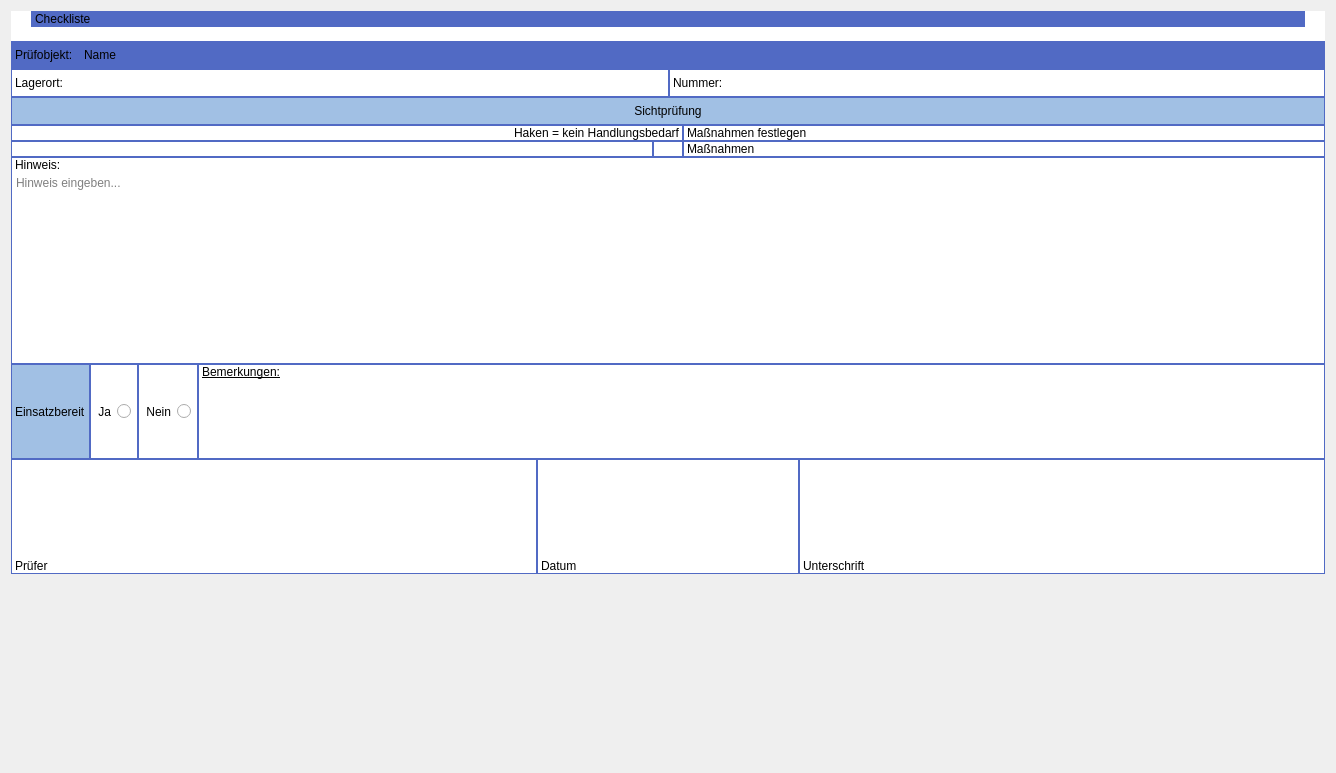
          <widget class="QWidget" name="scrollAreaWidgetContents_2">
           <property name="geometry">
            <rect>
             <x>0</x>
             <y>0</y>
             <width>1336</width>
             <height>773</height>
            </rect>
           </property>
           <layout class="QVBoxLayout" name="verticalLayout_17">
            <property name="spacing">
             <number>0</number>
            </property>
            <item>
             <layout class="QHBoxLayout" name="zusammenfassungCheckliste_2">
              <property name="spacing">
               <number>0</number>
              </property>
              <item>
               <widget class="QLabel" name="zusammenfassungChecklisteLinksSpace_2">
                <property name="sizePolicy">
                 <sizepolicy hsizetype="Fixed" vsizetype="Preferred">
                  <horstretch>0</horstretch>
                  <verstretch>0</verstretch>
                 </sizepolicy>
                </property>
                <property name="minimumSize">
                 <size>
                  <width>20</width>
                  <height>0</height>
                 </size>
                </property>
                <property name="styleSheet">
                 <string notr="true">background-color: rgb(255, 255, 255);</string>
                </property>
                <property name="text">
                 <string/>
                </property>
               </widget>
              </item>
              <item>
               <widget class="QLabel" name="zusammenfassungChecklisteLabel_2">
                <property name="sizePolicy">
                 <sizepolicy hsizetype="Expanding" vsizetype="Preferred">
                  <horstretch>0</horstretch>
                  <verstretch>0</verstretch>
                 </sizepolicy>
                </property>
                <property name="styleSheet">
                 <string notr="true">font: 600 20pt &quot;Segoe UI&quot;;
background-color: rgb(81, 106, 196);
border: 1px solid rgb(81, 106, 196);</string>
                </property>
                <property name="text">
                 <string>Checkliste</string>
                </property>
               </widget>
              </item>
              <item>
               <widget class="QLabel" name="zusammenfassungChecklisteRechtsSpace_2">
                <property name="sizePolicy">
                 <sizepolicy hsizetype="Fixed" vsizetype="Preferred">
                  <horstretch>0</horstretch>
                  <verstretch>0</verstretch>
                 </sizepolicy>
                </property>
                <property name="minimumSize">
                 <size>
                  <width>20</width>
                  <height>0</height>
                 </size>
                </property>
                <property name="styleSheet">
                 <string notr="true">background-color: rgb(255, 255, 255);</string>
                </property>
                <property name="text">
                 <string/>
                </property>
               </widget>
              </item>
             </layout>
            </item>
            <item>
             <widget class="QLabel" name="zusammenfassungChecklisteUntenSpace_2">
              <property name="styleSheet">
               <string notr="true">background-color: rgb(255, 255, 255);</string>
              </property>
              <property name="text">
               <string/>
              </property>
             </widget>
            </item>
            <item>
             <layout class="QHBoxLayout" name="zusammenfassungPruefobjekt_2">
              <property name="spacing">
               <number>0</number>
              </property>
              <item>
               <widget class="QLabel" name="zusammenfassungPruefobjektLabel_2">
                <property name="sizePolicy">
                 <sizepolicy hsizetype="Fixed" vsizetype="Preferred">
                  <horstretch>0</horstretch>
                  <verstretch>0</verstretch>
                 </sizepolicy>
                </property>
                <property name="styleSheet">
                 <string notr="true">background-color: rgb(81, 106, 196);
font: 700 14pt &quot;Segoe UI&quot;;
border: 1px solid rgb(81, 106, 196);
padding-top: 6px;
padding-bottom: 6px;</string>
                </property>
                <property name="text">
                 <string>Prüfobjekt: </string>
                </property>
               </widget>
              </item>
              <item>
               <widget class="QLabel" name="zusammenfassungPruefobjektName_2">
                <property name="styleSheet">
                 <string notr="true">background-color: rgb(81, 106, 196);
font: 700 14pt &quot;Segoe UI&quot;;
border: 1px solid rgb(81, 106, 196);
padding-top: 6px;
padding-bottom: 6px;</string>
                </property>
                <property name="text">
                 <string>Name</string>
                </property>
                <property name="wordWrap">
                 <bool>true</bool>
                </property>
               </widget>
              </item>
             </layout>
            </item>
            <item>
             <layout class="QHBoxLayout" name="zusammenfassungPruefobjektStammdaten_2">
              <property name="spacing">
               <number>0</number>
              </property>
              <item>
               <widget class="QLabel" name="zusammenfassungPruefobjektStammdatenLagerortLabel_2">
                <property name="styleSheet">
                 <string notr="true">border: 1px solid rgb(81, 106, 196);
border-right:none;
font: 700 14pt &quot;Segoe UI&quot;;
background-color: rgb(255, 255, 255);
color: rgb(0, 0, 0);
padding-top: 6px;
padding-bottom: 6px;</string>
                </property>
                <property name="text">
                 <string>Lagerort: </string>
                </property>
               </widget>
              </item>
              <item>
               <widget class="QLabel" name="zusammenfassungPruefobjektStammdatenLagerortLeer">
                <property name="sizePolicy">
                 <sizepolicy hsizetype="Expanding" vsizetype="Preferred">
                  <horstretch>0</horstretch>
                  <verstretch>0</verstretch>
                 </sizepolicy>
                </property>
                <property name="styleSheet">
                 <string notr="true">border: 1px solid rgb(81, 106, 196);
border-left:none;
background-color: rgb(255, 255, 255);
color: rgb(0, 0, 0);
padding-top: 6px;
padding-bottom: 6px;</string>
                </property>
                <property name="text">
                 <string/>
                </property>
               </widget>
              </item>
              <item>
               <widget class="QLabel" name="zusammenfassungPruefobjektStammdatenNummerLabel_2">
                <property name="styleSheet">
                 <string notr="true">border: 1px solid rgb(81, 106, 196);
border-right:none;
font: 700 14pt &quot;Segoe UI&quot;;
background-color: rgb(255, 255, 255);
color: rgb(0, 0, 0);
padding-top: 6px;
padding-bottom: 6px;</string>
                </property>
                <property name="text">
                 <string>Nummer:</string>
                </property>
               </widget>
              </item>
              <item>
               <widget class="QLabel" name="zusammenfassungPruefobjektStammdatenNummerLeer">
                <property name="sizePolicy">
                 <sizepolicy hsizetype="Expanding" vsizetype="Preferred">
                  <horstretch>0</horstretch>
                  <verstretch>0</verstretch>
                 </sizepolicy>
                </property>
                <property name="styleSheet">
                 <string notr="true">border: 1px solid rgb(81, 106, 196);
border-left:none;
background-color: rgb(255, 255, 255);
color: rgb(0, 0, 0);
padding-top: 6px;
padding-bottom: 6px;</string>
                </property>
                <property name="text">
                 <string/>
                </property>
               </widget>
              </item>
             </layout>
            </item>
            <item>
             <widget class="QLabel" name="zusammenfassungSichtpruefung_2">
              <property name="styleSheet">
               <string notr="true">font: 700 16pt &quot;Segoe UI&quot;;
color: rgb(0, 0, 0);
background-color: rgb(161, 192, 228);
border: 1px solid rgb(81, 106, 196);
padding-top: 6px;
padding-bottom: 6px;</string>
              </property>
              <property name="text">
               <string>Sichtprüfung</string>
              </property>
              <property name="alignment">
               <set>Qt::AlignmentFlag::AlignCenter</set>
              </property>
             </widget>
            </item>
            <item>
             <layout class="QHBoxLayout" name="zusammenfassungEigenschaftErklaerung_2">
              <property name="spacing">
               <number>0</number>
              </property>
              <item>
               <widget class="QLabel" name="zusammenfassungEigenschaftErklaerungLinksSpace_2">
                <property name="sizePolicy">
                 <sizepolicy hsizetype="Fixed" vsizetype="Preferred">
                  <horstretch>0</horstretch>
                  <verstretch>0</verstretch>
                 </sizepolicy>
                </property>
                <property name="minimumSize">
                 <size>
                  <width>30</width>
                  <height>0</height>
                 </size>
                </property>
                <property name="styleSheet">
                 <string notr="true">border: 1px solid rgb(81, 106, 196);
border-right:none;
background-color: rgb(255, 255, 255);</string>
                </property>
                <property name="text">
                 <string/>
                </property>
               </widget>
              </item>
              <item>
               <widget class="QLabel" name="zusammenfassungEigenschaftErklaerungHaken_2">
                <property name="layoutDirection">
                 <enum>Qt::LayoutDirection::LeftToRight</enum>
                </property>
                <property name="styleSheet">
                 <string notr="true">border: 1px solid rgb(81, 106, 196);
font: 700 12pt &quot;Segoe UI&quot;;
border-left: none;
background-color: rgb(255, 255, 255);
color: rgb(0, 0, 0);</string>
                </property>
                <property name="text">
                 <string>Haken = kein Handlungsbedarf</string>
                </property>
                <property name="alignment">
                 <set>Qt::AlignmentFlag::AlignRight|Qt::AlignmentFlag::AlignTrailing|Qt::AlignmentFlag::AlignVCenter</set>
                </property>
               </widget>
              </item>
              <item>
               <widget class="QLabel" name="zusammenfassungEigenschaftErklaerungMassnahmen_2">
                <property name="styleSheet">
                 <string notr="true">border: 1px solid rgb(81, 106, 196);
font: 700 12pt &quot;Segoe UI&quot;;
background-color: rgb(255, 255, 255);
color: rgb(0, 0, 0);</string>
                </property>
                <property name="text">
                 <string>Maßnahmen festlegen</string>
                </property>
               </widget>
              </item>
             </layout>
            </item>
            <item>
             <layout class="QHBoxLayout" name="zusammenfassungEigenschaftBeispiel_2">
              <property name="spacing">
               <number>0</number>
              </property>
              <item>
               <widget class="QLabel" name="zusammenfassungEigenschaftBeispielLinksSpace_2">
                <property name="styleSheet">
                 <string notr="true">border: 1px solid rgb(81, 106, 196);
background-color: rgb(255, 255, 255);
color: rgb(0, 0, 0);</string>
                </property>
                <property name="text">
                 <string/>
                </property>
               </widget>
              </item>
              <item>
               <widget class="QLabel" name="zusammenfassungEigenschaftBeispielHaken_2">
                <property name="sizePolicy">
                 <sizepolicy hsizetype="Fixed" vsizetype="Preferred">
                  <horstretch>0</horstretch>
                  <verstretch>0</verstretch>
                 </sizepolicy>
                </property>
                <property name="minimumSize">
                 <size>
                  <width>30</width>
                  <height>0</height>
                 </size>
                </property>
                <property name="styleSheet">
                 <string notr="true">border: 1px solid rgb(81, 106, 196);
background-color: rgb(255, 255, 255);
color: rgb(0, 0, 0);
padding-left: 7px;</string>
                </property>
                <property name="text">
                 <string/>
                </property>
                <property name="pixmap">
                 <pixmap resource="../resources/uiResources.qrc">:/icons/assets/icons/Checkmark.png</pixmap>
                </property>
               </widget>
              </item>
              <item>
               <widget class="QLabel" name="zusammenfassungEigenschaftBeispielMassnahmen_2">
                <property name="styleSheet">
                 <string notr="true">border: 1px solid rgb(81, 106, 196);
font: 700 14pt &quot;Segoe UI&quot;;
background-color: rgb(255, 255, 255);
color: rgb(0, 0, 0);</string>
                </property>
                <property name="text">
                 <string>Maßnahmen</string>
                </property>
               </widget>
              </item>
             </layout>
            </item>
            <item>
             <widget class="QLabel" name="zusammenfassungHinweisLabel_2">
              <property name="styleSheet">
               <string notr="true">border: 1px solid rgb(81, 106, 196);
font: 700 14pt &quot;Segoe UI&quot;;
border-bottom:none;
color: rgb(0, 0, 0);
background-color: rgb(255, 255, 255);</string>
              </property>
              <property name="text">
               <string>Hinweis:</string>
              </property>
             </widget>
            </item>
            <item>
             <widget class="QPlainTextEdit" name="zusammenfassungHinweisEingeben">
              <property name="sizePolicy">
               <sizepolicy hsizetype="Ignored" vsizetype="Fixed">
                <horstretch>0</horstretch>
                <verstretch>0</verstretch>
               </sizepolicy>
              </property>
              <property name="minimumSize">
               <size>
                <width>0</width>
                <height>0</height>
               </size>
              </property>
              <property name="baseSize">
               <size>
                <width>0</width>
                <height>0</height>
               </size>
              </property>
              <property name="styleSheet">
               <string notr="true">border: 1px solid rgb(81, 106, 196);
border-top:none;
height: 80;
color: rgb(0, 0, 0);
background-color: rgb(255, 255, 255);</string>
              </property>
              <property name="placeholderText">
               <string>Hinweis eingeben...</string>
              </property>
             </widget>
            </item>
            <item>
             <layout class="QHBoxLayout" name="zusammenfassungEinsatzbereit_2">
              <property name="spacing">
               <number>0</number>
              </property>
              <item>
               <widget class="QLabel" name="zusammenfassungEinsatzbereitLabel_2">
                <property name="sizePolicy">
                 <sizepolicy hsizetype="Preferred" vsizetype="Minimum">
                  <horstretch>0</horstretch>
                  <verstretch>0</verstretch>
                 </sizepolicy>
                </property>
                <property name="styleSheet">
                 <string notr="true">font: 700 16pt &quot;Segoe UI&quot;;
color: rgb(0, 0, 0);
background-color: rgb(161, 192, 228);
border: 1px solid rgb(81, 106, 196);</string>
                </property>
                <property name="text">
                 <string>Einsatzbereit</string>
                </property>
               </widget>
              </item>
              <item>
               <widget class="QRadioButton" name="zusammenfassungEinsatzbereitJa_2">
                <property name="sizePolicy">
                 <sizepolicy hsizetype="Minimum" vsizetype="Minimum">
                  <horstretch>0</horstretch>
                  <verstretch>0</verstretch>
                 </sizepolicy>
                </property>
                <property name="cursor">
                 <cursorShape>PointingHandCursor</cursorShape>
                </property>
                <property name="layoutDirection">
                 <enum>Qt::LayoutDirection::RightToLeft</enum>
                </property>
                <property name="styleSheet">
                 <string notr="true">QRadioButton {
	font: 700 16pt &quot;Segoe UI&quot;;
    border: 1px solid rgb(81, 106, 196);
	background-color: rgb(255, 255, 255);
	color: rgb(0, 0, 0);
	padding-left: 6px;
	padding-right: 6px;
}

QRadioButton::indicator {
    width: 16px;
    height: 16px;
	image: url(:/icons/assets/icons/Radio Off.png);
}

QRadioButton::indicator:checked {
    image: url(:/icons/assets/icons/Radio On.png);
}

QRadioButton::indicator:unchecked:hover {
	image: url(:/icons/assets/icons/Radio Off Hover.png);
}</string>
                </property>
                <property name="text">
                 <string>Ja</string>
                </property>
                <property name="checkable">
                 <bool>false</bool>
                </property>
               </widget>
              </item>
              <item>
               <widget class="QRadioButton" name="zusammenfassungEinsatzbereitNein_2">
                <property name="sizePolicy">
                 <sizepolicy hsizetype="Minimum" vsizetype="Minimum">
                  <horstretch>0</horstretch>
                  <verstretch>0</verstretch>
                 </sizepolicy>
                </property>
                <property name="cursor">
                 <cursorShape>PointingHandCursor</cursorShape>
                </property>
                <property name="layoutDirection">
                 <enum>Qt::LayoutDirection::RightToLeft</enum>
                </property>
                <property name="styleSheet">
                 <string notr="true">QRadioButton {
	font: 700 16pt &quot;Segoe UI&quot;;
    border: 1px solid rgb(81, 106, 196);
	background-color: rgb(255, 255, 255);
	color: rgb(0, 0, 0);
	padding-left: 6px;
	padding-right: 6px;
}

QRadioButton::indicator {
    width: 16px;
    height: 16px;
	image: url(:/icons/assets/icons/Radio Off.png);
}

QRadioButton::indicator:checked {
    image: url(:/icons/assets/icons/Radio On.png);
}

QRadioButton::indicator:unchecked:hover {
	image: url(:/icons/assets/icons/Radio Off Hover.png);
}</string>
                </property>
                <property name="text">
                 <string>Nein</string>
                </property>
                <property name="checkable">
                 <bool>false</bool>
                </property>
               </widget>
              </item>
              <item>
               <layout class="QVBoxLayout" name="zusammenfassungEinsatzbereitBemerkungen_2">
                <property name="spacing">
                 <number>0</number>
                </property>
                <item>
                 <widget class="QLabel" name="zusammenfassungEinsatzbereitBemerkungenLabel_2">
                  <property name="sizePolicy">
                   <sizepolicy hsizetype="Expanding" vsizetype="Fixed">
                    <horstretch>0</horstretch>
                    <verstretch>0</verstretch>
                   </sizepolicy>
                  </property>
                  <property name="styleSheet">
                   <string notr="true">font: 700 16pt &quot;Segoe UI&quot;;
text-decoration: underline;
color: rgb(0, 0, 0);
background-color: rgb(255, 255, 255);
text-decoration: underline;
border: 1px solid rgb(81, 106, 196);
border-bottom: none;</string>
                  </property>
                  <property name="text">
                   <string>Bemerkungen:</string>
                  </property>
                 </widget>
                </item>
                <item>
                 <widget class="QLabel" name="zusammenfassungEinsatzbereitBemerkungenLeer">
                  <property name="minimumSize">
                   <size>
                    <width>0</width>
                    <height>80</height>
                   </size>
                  </property>
                  <property name="styleSheet">
                   <string notr="true">border: 1px solid rgb(81, 106, 196);
color: rgb(0, 0, 0);
background-color: rgb(255, 255, 255);
border-top: none;</string>
                  </property>
                  <property name="text">
                   <string/>
                  </property>
                 </widget>
                </item>
               </layout>
              </item>
             </layout>
            </item>
            <item>
             <layout class="QHBoxLayout" name="zusammenfassungSignatur_2" stretch="2,1,2">
              <property name="spacing">
               <number>0</number>
              </property>
              <item>
               <layout class="QVBoxLayout" name="zusammenfassungSignaturPruefer_2">
                <property name="spacing">
                 <number>0</number>
                </property>
                <item>
                 <widget class="QLabel" name="zusammenfassungSignaturPrueferLeer">
                  <property name="sizePolicy">
                   <sizepolicy hsizetype="Expanding" vsizetype="Fixed">
                    <horstretch>0</horstretch>
                    <verstretch>0</verstretch>
                   </sizepolicy>
                  </property>
                  <property name="minimumSize">
                   <size>
                    <width>0</width>
                    <height>100</height>
                   </size>
                  </property>
                  <property name="styleSheet">
                   <string notr="true">border: 1px solid rgb(81, 106, 196);
color: rgb(0, 0, 0);
background-color: rgb(255, 255, 255);
border-bottom: none;</string>
                  </property>
                  <property name="text">
                   <string/>
                  </property>
                 </widget>
                </item>
                <item>
                 <widget class="QLabel" name="zusammenfassungSignaturPrueferLabel_2">
                  <property name="sizePolicy">
                   <sizepolicy hsizetype="Preferred" vsizetype="Fixed">
                    <horstretch>0</horstretch>
                    <verstretch>0</verstretch>
                   </sizepolicy>
                  </property>
                  <property name="styleSheet">
                   <string notr="true">border: 1px solid rgb(81, 106, 196);
color: rgb(0, 0, 0);
background-color: rgb(255, 255, 255);
border-top: none;</string>
                  </property>
                  <property name="text">
                   <string>Prüfer</string>
                  </property>
                 </widget>
                </item>
               </layout>
              </item>
              <item>
               <layout class="QVBoxLayout" name="zusammenfassungSignaturDatum_2">
                <property name="spacing">
                 <number>0</number>
                </property>
                <item>
                 <widget class="QLabel" name="zusammenfassungSignaturDatumLeer">
                  <property name="sizePolicy">
                   <sizepolicy hsizetype="Expanding" vsizetype="Fixed">
                    <horstretch>0</horstretch>
                    <verstretch>0</verstretch>
                   </sizepolicy>
                  </property>
                  <property name="minimumSize">
                   <size>
                    <width>0</width>
                    <height>100</height>
                   </size>
                  </property>
                  <property name="styleSheet">
                   <string notr="true">border: 1px solid rgb(81, 106, 196);
color: rgb(0, 0, 0);
background-color: rgb(255, 255, 255);
border-bottom: none;</string>
                  </property>
                  <property name="text">
                   <string/>
                  </property>
                 </widget>
                </item>
                <item>
                 <widget class="QLabel" name="zusammenfassungSignaturDatumLabel_2">
                  <property name="sizePolicy">
                   <sizepolicy hsizetype="Preferred" vsizetype="Fixed">
                    <horstretch>0</horstretch>
                    <verstretch>0</verstretch>
                   </sizepolicy>
                  </property>
                  <property name="styleSheet">
                   <string notr="true">border: 1px solid rgb(81, 106, 196);
color: rgb(0, 0, 0);
background-color: rgb(255, 255, 255);
border-top: none;</string>
                  </property>
                  <property name="text">
                   <string>Datum</string>
                  </property>
                 </widget>
                </item>
               </layout>
              </item>
              <item>
               <layout class="QVBoxLayout" name="zusammenfassungSignaturUnterschrift_2">
                <property name="spacing">
                 <number>0</number>
                </property>
                <item>
                 <widget class="QLabel" name="zusammenfassungSignaturUnterschriftFeld_2">
                  <property name="minimumSize">
                   <size>
                    <width>0</width>
                    <height>100</height>
                   </size>
                  </property>
                  <property name="styleSheet">
                   <string notr="true">border: 1px solid rgb(81, 106, 196);
color: rgb(0, 0, 0);
background-color: rgb(255, 255, 255);
border-bottom: none;</string>
                  </property>
                  <property name="text">
                   <string/>
                  </property>
                 </widget>
                </item>
                <item>
                 <widget class="QLabel" name="zusammenfassungSignaturUnterschriftLabel_2">
                  <property name="styleSheet">
                   <string notr="true">border: 1px solid rgb(81, 106, 196);
color: rgb(0, 0, 0);
background-color: rgb(255, 255, 255);
border-top: none;</string>
                  </property>
                  <property name="text">
                   <string>Unterschrift</string>
                  </property>
                 </widget>
                </item>
               </layout>
              </item>
             </layout>
            </item>
            <item>
             <spacer name="zusammenfassungUntenSpacer_2">
              <property name="orientation">
               <enum>Qt::Orientation::Vertical</enum>
              </property>
              <property name="sizeHint" stdset="0">
               <size>
                <width>20</width>
                <height>40</height>
               </size>
              </property>
             </spacer>
            </item>
           </layout>
          </widget>
